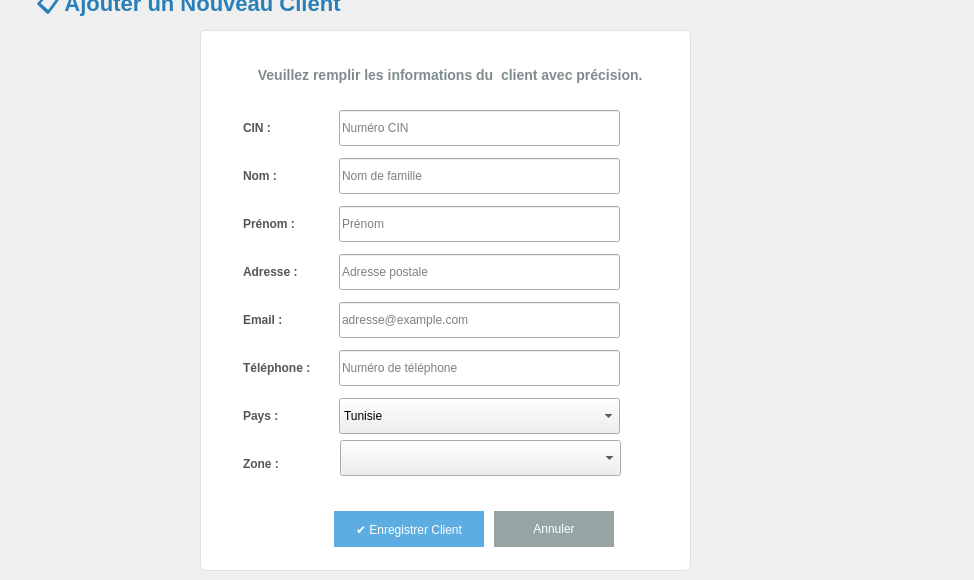
      <widget class="QWidget" name="addClientPage">
       <widget class="QWidget" name="addClientFormContainer" native="true">
        <property name="geometry">
         <rect>
          <x>200</x>
          <y>30</y>
          <width>491</width>
          <height>541</height>
         </rect>
        </property>
        <property name="styleSheet">
         <string notr="true">#addClientFormContainer {
                border: 1px solid #E0E0E0;
                border-radius: 5px;
                background-color: #FFFFFF;
                /* Removed max-width/auto margins to allow full expansion */
                /* Added padding */
                padding: 20px;
             }
             #addClientFormContainer QLabel { /* Style labels *only* within this form */
                 font-weight: bold;
                 color: #555;
                 padding-top: 8px; /* Align with line edit center */
                 min-width: 80px; /* Ensure labels have enough space */
                 /* Removed alignment */
             }
             /* Input field styling is inherited or defined globally */
             </string>
        </property>
        <widget class="QLabel" name="label_WelcomeDesc_2">
         <property name="geometry">
          <rect>
           <x>50</x>
           <y>20</y>
           <width>421</width>
           <height>41</height>
          </rect>
         </property>
         <property name="styleSheet">
          <string notr="true">font-size: 14px; color: #7f8c8d;</string>
         </property>
         <property name="text">
          <string> Veuillez remplir les informations du  client avec précision.</string>
         </property>
         <property name="wordWrap">
          <bool>true</bool>
         </property>
        </widget>
        <widget class="QWidget" name="layoutWidget">
         <property name="geometry">
          <rect>
           <x>70</x>
           <y>480</y>
           <width>344</width>
           <height>38</height>
          </rect>
         </property>
         <layout class="QHBoxLayout" name="horizontalLayout_AddFormActions">
          <property name="spacing">
           <number>10</number>
          </property>
          <item>
           <spacer name="horizontalSpacer_AddForm">
            <property name="orientation">
             <enum>Qt::Orientation::Horizontal</enum>
            </property>
            <property name="sizeHint" stdset="0">
             <size>
              <width>40</width>
              <height>20</height>
             </size>
            </property>
           </spacer>
          </item>
          <item>
           <widget class="QPushButton" name="ajouterButton_AddForm">
            <property name="minimumSize">
             <size>
              <width>150</width>
              <height>36</height>
             </size>
            </property>
            <property name="styleSheet">
             <string notr="true">QPushButton { background-color: #5dade2; color: white; border: none; } QPushButton:hover { background-color: #3498db; } QPushButton:pressed { background-color: #2874a6; } QPushButton:disabled { background-color: #aed6f1; }</string>
            </property>
            <property name="text">
             <string>✔️ Enregistrer Client</string>
            </property>
            <property name="iconSize">
             <size>
              <width>16</width>
              <height>16</height>
             </size>
            </property>
            <property name="default">
             <bool>true</bool>
            </property>
           </widget>
          </item>
          <item>
           <widget class="QPushButton" name="cancelButton_AddForm">
            <property name="minimumSize">
             <size>
              <width>120</width>
              <height>36</height>
             </size>
            </property>
            <property name="styleSheet">
             <string notr="true">QPushButton { background-color: #95a5a6; color: white; border: none; } QPushButton:hover { background-color: #7f8c8d; } QPushButton:pressed { background-color: #616A6B; }</string>
            </property>
            <property name="text">
             <string>Annuler</string>
            </property>
           </widget>
          </item>
         </layout>
        </widget>
        <widget class="QLabel" name="label_27">
         <property name="geometry">
          <rect>
           <x>40</x>
           <y>272</y>
           <width>84</width>
           <height>27</height>
          </rect>
         </property>
         <property name="text">
          <string>Email :</string>
         </property>
        </widget>
        <widget class="QLineEdit" name="cinLineEdit">
         <property name="geometry">
          <rect>
           <x>139</x>
           <y>80</y>
           <width>281</width>
           <height>36</height>
          </rect>
         </property>
         <property name="minimumSize">
          <size>
           <width>0</width>
           <height>36</height>
          </size>
         </property>
         <property name="placeholderText">
          <string>Numéro CIN</string>
         </property>
        </widget>
        <widget class="QLabel" name="label_4">
         <property name="geometry">
          <rect>
           <x>40</x>
           <y>80</y>
           <width>84</width>
           <height>27</height>
          </rect>
         </property>
         <property name="text">
          <string>CIN :</string>
         </property>
        </widget>
        <widget class="QComboBox" name="paysComboBox">
         <property name="geometry">
          <rect>
           <x>139</x>
           <y>368</y>
           <width>281</width>
           <height>36</height>
          </rect>
         </property>
         <property name="minimumSize">
          <size>
           <width>0</width>
           <height>36</height>
          </size>
         </property>
         <item>
          <property name="text">
           <string>Tunisie</string>
          </property>
         </item>
         <item>
          <property name="text">
           <string>Palestine</string>
          </property>
         </item>
         <item>
          <property name="text">
           <string>Inde</string>
          </property>
         </item>
         <item>
          <property name="text">
           <string>Algérie</string>
          </property>
         </item>
         <item>
          <property name="text">
           <string>Espagne</string>
          </property>
         </item>
         <item>
          <property name="text">
           <string>Maroc</string>
          </property>
         </item>
         <item>
          <property name="text">
           <string>Allemagne</string>
          </property>
         </item>
         <item>
          <property name="text">
           <string>Chine</string>
          </property>
         </item>
         <item>
          <property name="text">
           <string>France</string>
          </property>
         </item>
        </widget>
        <widget class="QLabel" name="label_24">
         <property name="geometry">
          <rect>
           <x>40</x>
           <y>224</y>
           <width>84</width>
           <height>27</height>
          </rect>
         </property>
         <property name="text">
          <string>Adresse :</string>
         </property>
        </widget>
        <widget class="QLineEdit" name="emailLineEdit">
         <property name="geometry">
          <rect>
           <x>139</x>
           <y>272</y>
           <width>281</width>
           <height>36</height>
          </rect>
         </property>
         <property name="minimumSize">
          <size>
           <width>0</width>
           <height>36</height>
          </size>
         </property>
         <property name="placeholderText">
          <string>adresse@example.com</string>
         </property>
        </widget>
        <widget class="QLineEdit" name="prenomLineEdit">
         <property name="geometry">
          <rect>
           <x>139</x>
           <y>176</y>
           <width>281</width>
           <height>36</height>
          </rect>
         </property>
         <property name="minimumSize">
          <size>
           <width>0</width>
           <height>36</height>
          </size>
         </property>
         <property name="placeholderText">
          <string>Prénom</string>
         </property>
        </widget>
        <widget class="QLineEdit" name="adresseLineEdit">
         <property name="geometry">
          <rect>
           <x>139</x>
           <y>224</y>
           <width>281</width>
           <height>36</height>
          </rect>
         </property>
         <property name="minimumSize">
          <size>
           <width>0</width>
           <height>36</height>
          </size>
         </property>
         <property name="placeholderText">
          <string>Adresse postale</string>
         </property>
        </widget>
        <widget class="QLabel" name="label_3">
         <property name="geometry">
          <rect>
           <x>40</x>
           <y>128</y>
           <width>84</width>
           <height>27</height>
          </rect>
         </property>
         <property name="text">
          <string>Nom :</string>
         </property>
        </widget>
        <widget class="QLineEdit" name="telephoneLineEdit">
         <property name="geometry">
          <rect>
           <x>139</x>
           <y>320</y>
           <width>281</width>
           <height>36</height>
          </rect>
         </property>
         <property name="minimumSize">
          <size>
           <width>0</width>
           <height>36</height>
          </size>
         </property>
         <property name="placeholderText">
          <string>Numéro de téléphone</string>
         </property>
        </widget>
        <widget class="QLineEdit" name="nomLineEdit">
         <property name="geometry">
          <rect>
           <x>139</x>
           <y>128</y>
           <width>281</width>
           <height>36</height>
          </rect>
         </property>
         <property name="minimumSize">
          <size>
           <width>0</width>
           <height>36</height>
          </size>
         </property>
         <property name="placeholderText">
          <string>Nom de famille</string>
         </property>
        </widget>
        <widget class="QLabel" name="label_Zone">
         <property name="geometry">
          <rect>
           <x>40</x>
           <y>416</y>
           <width>84</width>
           <height>27</height>
          </rect>
         </property>
         <property name="text">
          <string>Zone :</string>
         </property>
        </widget>
        <widget class="QLabel" name="label">
         <property name="geometry">
          <rect>
           <x>40</x>
           <y>368</y>
           <width>84</width>
           <height>27</height>
          </rect>
         </property>
         <property name="text">
          <string>Pays :</string>
         </property>
        </widget>
        <widget class="QLabel" name="label_8">
         <property name="geometry">
          <rect>
           <x>40</x>
           <y>176</y>
           <width>84</width>
           <height>27</height>
          </rect>
         </property>
         <property name="text">
          <string>Prénom :</string>
         </property>
        </widget>
        <widget class="QLabel" name="label_25">
         <property name="geometry">
          <rect>
           <x>40</x>
           <y>320</y>
           <width>84</width>
           <height>27</height>
          </rect>
         </property>
         <property name="text">
          <string>Téléphone :</string>
         </property>
        </widget>
        <widget class="QComboBox" name="zoneComboBox">
         <property name="geometry">
          <rect>
           <x>140</x>
           <y>410</y>
           <width>281</width>
           <height>36</height>
          </rect>
         </property>
         <property name="minimumSize">
          <size>
           <width>0</width>
           <height>36</height>
          </size>
         </property>
         <item>
          <property name="text">
           <string/>
          </property>
         </item>
         <item>
          <property name="text">
           <string>zone A</string>
          </property>
         </item>
         <item>
          <property name="text">
           <string>zone B</string>
          </property>
         </item>
         <item>
          <property name="text">
           <string>zone C</string>
          </property>
         </item>
         <item>
          <property name="text">
           <string>zone D</string>
          </property>
         </item>
        </widget>
       </widget>
       <widget class="QLabel" name="label_AddClientTitle">
        <property name="geometry">
         <rect>
          <x>0</x>
          <y>0</y>
          <width>341</width>
          <height>47</height>
         </rect>
        </property>
        <property name="styleSheet">
         <string notr="true">font-size: 18px; font-weight: bold; color: #3498db; padding-bottom: 15px;</string>
        </property>
        <property name="text">
         <string/>
        </property>
        <property name="alignment">
         <set>Qt::AlignmentFlag::AlignCenter</set>
        </property>
       </widget>
       <widget class="QLabel" name="label_StatsTitle_2">
        <property name="geometry">
         <rect>
          <x>30</x>
          <y>-10</y>
          <width>935</width>
          <height>37</height>
         </rect>
        </property>
        <property name="styleSheet">
         <string notr="true">font-size: 22px; font-weight: 600; color: #2980b9; padding-bottom: 5px;</string>
        </property>
        <property name="text">
         <string>📋 Ajouter un Nouveau Client</string>
        </property>
       </widget>
      </widget>
